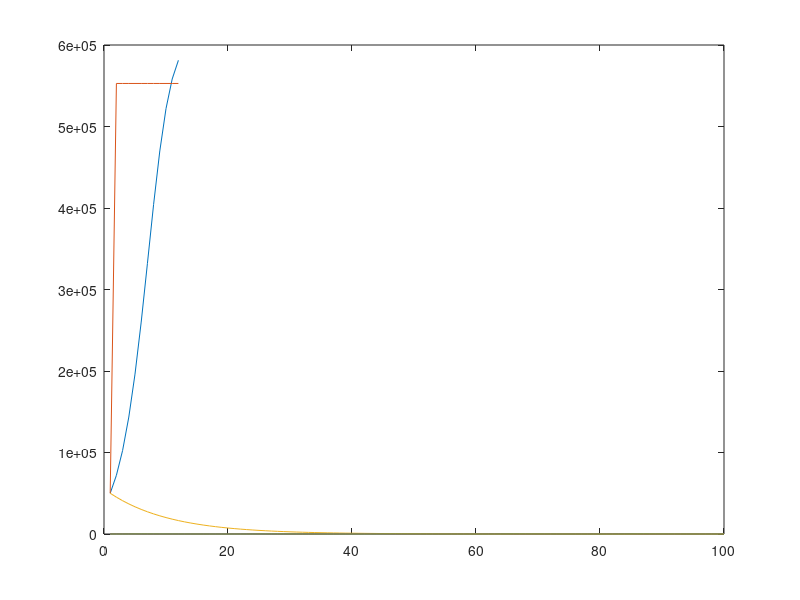

MATLAB code for this plot: (Note: this script raises an error after producing the figure.)
%% numerical solution slide 8

rmax=0.48;
dens=20;
area=30528;
K=dens*area;
N(1)=50000;
teind=12;
deltat=1;
tijd=deltat:deltat:teind;


for t=2:numel(tijd);
    N(t)=rmax*((K-N(t-1))/K)*deltat*N(t-1)+N(t-1);

    
    
end
plot(tijd,N)
hold on
%% Analytical solution slide 9
pop(1)=N(1)
pop(1,2:numel(tijd))= ((-K*N(1)*exp(rmax*tijd(1,1:numel(tijd)-1)))/(N(1)-K))/(1-(N(1)*exp(rmax*tijd(1,1:numel(tijd)-1)))/(N(1)-K))
plot(tijd,pop)


%% hunting: back to logaritmic 
clearvars
clc
close all

rmax=0.48;
dens=20;
area=30528;
K=dens*area;
N(1)=50000;
teind=100;
deltat=1;
tijd=deltat:deltat:teind;
alfa=rmax+rmax*0.2;  %stable population if this equal r, +/-rmx*0.2 is if we hunt 20% more/less
H=alfa*N;


for t=2:numel(tijd);
    N(t)=((rmax*N(t-1)*deltat)-H)+N(t-1);
    H=alfa*N(t);
end
plot(tijd,N)

%% wolves
clearvars
clc
close all
r=0.48;
c=0.01;
d=0.24;
e=0.005;

N=100;
W=25;

alfa=0.1;  %stable population if this equal r, +/-rmx*0.2 is if we hunt 20% more/less
H=alfa*N

teind=100;
deltat=1;
tijd=deltat:deltat:teind;


for t=2:numel(tijd);
    Never=(r*N(t-1)*deltat+N(t-1)-c*W(t-1)*N(t-1)*deltat);%met hunting erbij: -alfa*N(t-1)
    Wolf=e*W(t-1)*Never*deltat+W(t-1)-d*W(t-1)*deltat;
    
    N = [N,Never];
    W = [W,Wolf];
end
plot(tijd,N)
hold on
plot(tijd,W)


%% les 3
%rmse bepalen
N0=100;
W0=25;
% r = 0.48;
% c = 0.01;
% d = 0.24;
% e = 0.005;

H_True=LotkaVolterra(N0,W0,r,c,d,e);

H_Mod=LotkaVolterra(N,W,r,c,d,e);

error=rmse(H_Mod,H_True);

error_procent=(error/H_True)*100;

figure
plot(Nboars)
hold on
plot(Nwolves)

figure
plot(H_Mod)





%% ode with roe deer
clearvars
clc
close all

N= [100,80,25];%boars,roe deer, wolf
c= 0.01;
e=0.005;
d=0.24;
r=0.48;
dt=0.1;

alfa=0.1;

T=[0 100]; %tijdsperiode
%%
options=odeset('Refine',20,'NormControl','on') %refine: meer stappen gebruiken
F= @(t,y)[y(1)*r-c*y(3)*y(1);y(2)*r-c*y(3)*y(2);y(3)*(-d)+e*y(3)*y(1)+e*y(3)*y(2)];
[t,r,w]=ode45(F,T,N,options)




B=r(:,1)
R=r(:,2)
W=r(:,3)


plot3(W,B,R)

colormap winter

%% hunting:
F= @(t,y)[y(1)*r-c*y(3)*y(1)-alfa;y(2)*r-c*y(3)*y(2);y(3)*(-d)+e*y(3)*y(1)+e*y(3)*y(2)]
[t,r,w]=ode45(F,T,N)






